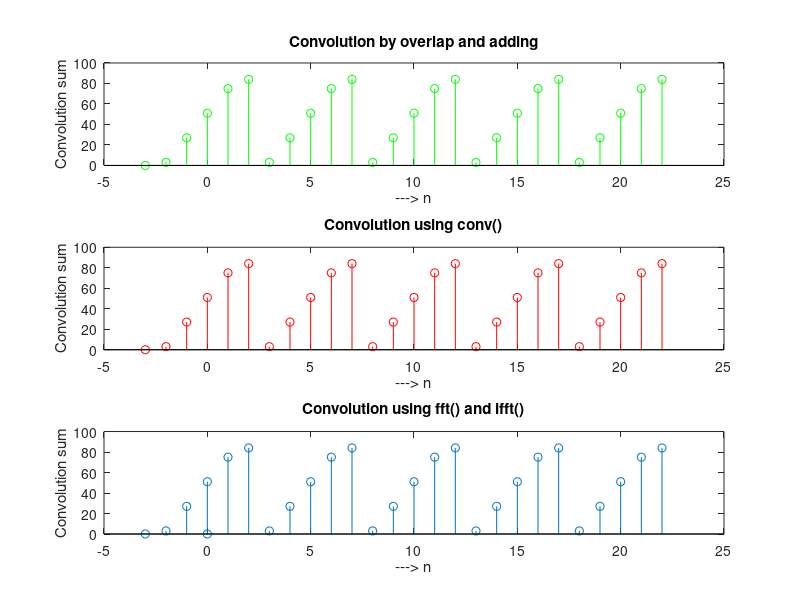

Write the MATLAB code that produced this figure.
clear;
clc;
% x[n] = [0 1 2 3 4] from n = 0 
% in code y[n]=[x x x x x] is denoted as x
x = [0 1 2 3 4]
x = [ x x x x x ] % y 
h = [ 3 21]   % h 
ax = -1      % starting point of y 
ah = -2      % starting point of h 

% selecting the final start point 
a = ax+ah; 

% a) first part of solution

m = length(x);
n = length(h);
x1 = [x,zeros(1,n)];
h1 = [h,zeros(1,m)];


% c overlap and adding method
% number of terms after convolution n + m - 1
for i = 1:m+n-1
    Y(i)=0; % defining the i'th term 0 initially
    for j = 1:m % for all the terms in x
        if(i-j+1>0) % but not the terms which are not overlapped
            Y(i) = Y(i) + x1(j)*h1(i-j+1); % summation to Y and H is flipped
        end
    end
end

% defining the x axis for the the convolution solution
xaxis = a:a+numel(Y)-1;

% plotting 
subplot(3,1,1)
stem(xaxis,Y,'g')
ylabel('Convolution sum')
xlabel('---> n')
title('Convolution by overlap and adding') 

%a

% conv(X,H) is the default function for the convolution of two signals 
subplot(3,1,2)
stem(xaxis,conv(x,h),'r')
ylabel('Convolution sum')
xlabel('---> n')
title('Convolution using conv()')


% fft() and ifft() are periodic DFT but since sufficient padding with zeros is done linear convolution can be calculated. But they have one element extra on the end  
subplot(3,1,3)
stem([xaxis 0],real(ifft(fft(x1).*fft(h1))))
title('Convolution using fft() and ifft()')
xlabel('---> n')
ylabel('Convolution sum')
